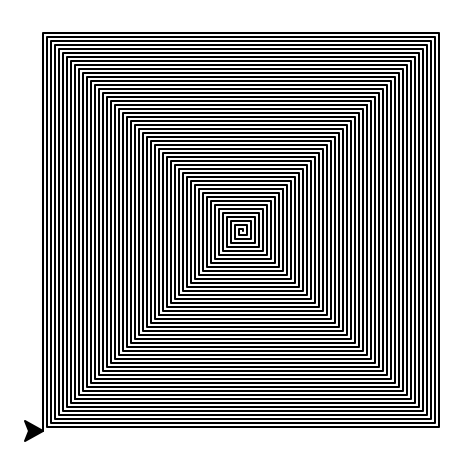

Generate this figure with Python:
import turtle 

NUMBER_OF_CIRCLES = 200
SPEED = 0
SIDES = 4

loadWindow = turtle.Screen()
turtle.speed(SPEED)

for i in range(NUMBER_OF_CIRCLES):
	turtle.forward(i)
	turtle.left(360/SIDES)


turtle.exitonclick()
